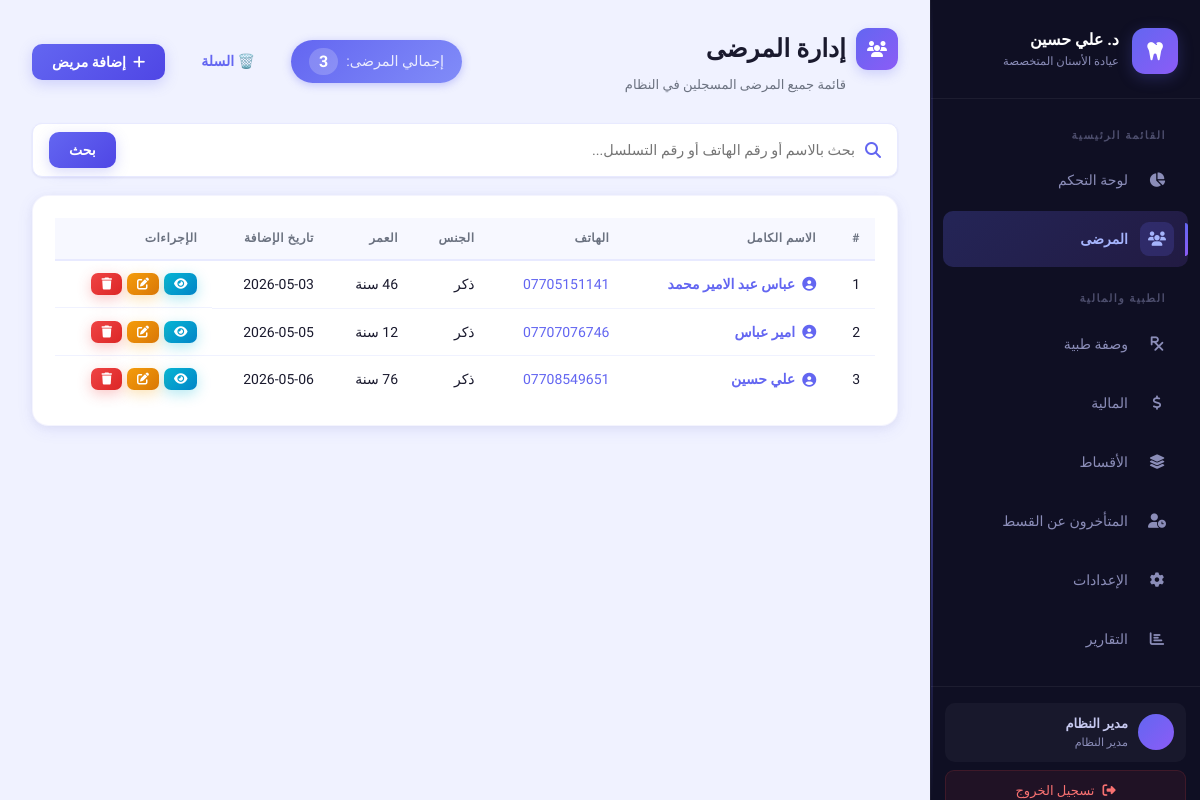
Screenshot of /patients/ (signed in) with the database file from the repository.
### tables this page shows
CREATE TABLE patients (
                id            INTEGER PRIMARY KEY AUTOINCREMENT,
                full_name     TEXT    NOT NULL,
                phone         TEXT    NOT NULL,
                email         TEXT,
                date_of_birth TEXT,
                gender        TEXT    DEFAULT 'male',
                address       TEXT,
                notes         TEXT,
                created_at    TEXT    NOT NULL DEFAULT (datetime('now','localtime'))
            , is_deleted INTEGER NOT NULL DEFAULT 0, deleted_at TEXT);

### routes/patients.py (the view)
@patients_bp.route('/')
@login_required
def index():
    search = request.args.get('q', '').strip()
    if search:
        patients = search_patients(search)
    else:
        patients = get_all_patients()
    return render_template('patients.html', patients=patients, search=search)

### db/database.py (called while the page is built)
def get_db():
    if 'db' not in g:
        g.db = sqlite3.connect(
            current_app.config['DATABASE'],
            detect_types=sqlite3.PARSE_DECLTYPES
        )
        g.db.row_factory = sqlite3.Row  # النتائج كـ dict
        g.db.execute("PRAGMA journal_mode=WAL")
        g.db.execute("PRAGMA foreign_keys = ON")
    return g.db

### routes/auth.py (called while the page is built)
def login_required(f):
    from functools import wraps
    @wraps(f)
    def decorated(*args, **kwargs):
        if 'user_id' not in session:
            flash('يرجى تسجيل الدخول أولاً', 'warning')
            return redirect(url_for('auth.login'))
        return f(*args, **kwargs)
    return decorated

### services/patient_service.py (called while the page is built)
def get_all_patients():
    db = get_db()
    return db.execute(
        'SELECT * FROM patients WHERE is_deleted = 0 ORDER BY id'
    ).fetchall()

### templates/patients.html (shortened to what this page needs)
{% extends "base.html" %}
{% block content %}
<div class="page-header">
  <div class="page-header-left">
    <h2>
      <div class="header-icon"><i class="fas fa-users"></i></div>
      إدارة المرضى
    </h2>
    <p class="page-subtitle">قائمة جميع المرضى المسجلين في النظام</p>
  </div>
  <div style="display:flex;align-items:center;gap:1rem">
    <span class="badge-count">إجمالي المرضى: <strong>{{ patients|length }}</strong></span>
    <a href="{{ url_for('patients.trash') }}" class="btn btn-outline-secondary" title="سلة المحذوفات">
      🗑️ السلة
    </a>
    <button class="btn btn-primary" onclick="openModal('addPatientModal')">
      <i class="fas fa-plus"></i> إضافة مريض
    </button>
  </div>
</div>
<div class="search-bar">
  <form method="GET" action="{{ url_for('patients.index') }}">
    <div class="search-input-wrapper">
      <i class="fas fa-search"></i>
      <input type="text" name="q" value="{{ search }}" placeholder="بحث بالاسم أو رقم الهاتف أو رقم التسلسل...">
      <button type="submit" class="btn btn-primary">بحث</button>
    </div>
  </form>
</div>
<div class="card">
  <div class="card-body">
    {% if patients %}
    <table class="table table-hover" id="patientsTable">
      <thead>
        <tr>
          <th>#</th>
          <th>الاسم الكامل</th>
          <th>الهاتف</th>
          <th>الجنس</th>
          <th>العمر</th>
          <th>تاريخ الإضافة</th>
          <th>الإجراءات</th>
        </tr>
      </thead>
      <tbody>
        {% for p in patients %}
        <tr>
          <td>{{ p.id }}</td>
          <td>
            <a href="{{ url_for('patients.profile', patient_id=p.id) }}" class="patient-link">
              <i class="fas fa-user-circle"></i> {{ p.full_name }}
            </a>
          </td>
          <td><a href="tel:{{ p.phone }}">{{ p.phone }}</a></td>
          <td>{{ 'ذكر' if p.gender == 'male' else 'أنثى' }}</td>
          <td>
            {{ p.date_of_birth|calc_age if p.date_of_birth else '—' }}
          </td>
          <td>{{ p.created_at[:10] }}</td>
          <td class="actions">
            <a href="{{ url_for('patients.profile', patient_id=p.id) }}" class="btn btn-xs btn-info" title="عرض الملف">
              <i class="fas fa-eye"></i>
            </a>
            <button class="btn btn-xs btn-warning" title="تعديل"
                    onclick="editPatient({{ p.id }})">
              <i class="fas fa-edit"></i>
            </button>
            <button class="btn btn-xs btn-danger" title="حذف"
                    onclick="deletePatient({{ p.id }}, '{{ p.full_name }}')">
              <i class="fas fa-trash"></i>
            </button>
          </td>
        </tr>
        {% endfor %}
      </tbody>
    </table>
    {% else %}
      <p class="empty-state"><i class="fas fa-user-slash"></i>
        {% if search %}لا توجد نتائج للبحث "{{ search }}"{% else %}لا يوجد مرضى بعد{% endif %}
      </p>
    {% endif %}
  </div>
</div>
{% endblock %}

### static/style.css (style rules this page uses)
:root { --primary: #6366f1; --primary-dark: #4f46e5; --primary-light: #e0e7ff; --primary-glow: rgba(99,102,241,0.25); --success: #10b981; --success-light: #d1fae5; --warning: #f59e0b; --warning-light: #fef3c7; --danger: #ef4444; --danger-light: #fee2e2; --info: #06b6d4; --info-light: #cffafe; --purple: #8b5cf6; --purple-light: #ede9fe; --bg: #f0f2ff; --sidebar-bg: #0f0f23; --sidebar-text: #8b8db8; --sidebar-hover: rgba(99,102,241,0.12); --card-bg: #ffffff; --border: #e8eaff; --text: #1a1a2e; --text-muted: #6b7280; --text-light: #9ca3af; --sidebar-w: 270px; --radius: 16px; --radius-sm: 10px; --radius-lg: 20px; --shadow-sm: 0 1px 3px rgba(99,102,241,0.08),0 1px 2px rgba(0,0,0,0.04); --shadow: 0 4px 16px rgba(99,102,241,0.10),0 2px 8px rgba(0,0,0,0.04); --shadow-md: 0 8px 32px rgba(99,102,241,0.15),0 4px 16px rgba(0,0,0,0.06); --shadow-lg: 0 20px 60px rgba(99,102,241,0.20); --transition: all 0.25s cubic-bezier(0.4,0,0.2,1); }
*,*::before,*::after { box-sizing:border-box;margin:0;padding:0 }
html { scroll-behavior:smooth }
body { font-family:'Cairo','Segoe UI',Tahoma,Arial,sans-serif;background:var(--bg);color:var(--text);direction:rtl;min-height:100vh;font-size:14px;line-height:1.6 }
a { text-decoration:none;color:var(--primary);transition:var(--transition) }
.page-header { display:flex;justify-content:space-between;align-items:center;margin-bottom:28px }
.page-header-left { display:flex;flex-direction:column;gap:4px }
.page-header h2 { font-size:1.55rem;font-weight:800;color:var(--text);display:flex;align-items:center;gap:10px;line-height:1 }
.page-header h2 .header-icon { width:42px;height:42px;background:linear-gradient(135deg,var(--primary),var(--purple));border-radius:12px;display:flex;align-items:center;justify-content:center;color:#fff;font-size:1rem;box-shadow:0 4px 12px var(--primary-glow) }
.page-subtitle { color:var(--text-muted);font-size:0.82rem;padding-right:52px }
.card { background:var(--card-bg);border-radius:var(--radius);box-shadow:var(--shadow);margin-bottom:22px;border:1px solid rgba(99,102,241,0.07);transition:var(--transition);overflow:hidden }
.card-body { padding:22px }
.table { width:100%;border-collapse:separate;border-spacing:0;font-size:0.875rem }
.table thead tr th { background:#f7f8ff;padding:11px 15px;text-align:right;font-weight:700;font-size:0.75rem;color:var(--text-muted);border-bottom:2px solid var(--border);white-space:nowrap;text-transform:uppercase;letter-spacing:0.5px }
.table td { padding:12px 15px;border-bottom:1px solid #f0f2ff;vertical-align:middle;color:var(--text) }
.table tbody tr { transition:var(--transition) }
.table tbody tr:last-child td { border-bottom:none }
.table .actions { display:flex;gap:5px;white-space:nowrap }
.btn { display:inline-flex;align-items:center;gap:7px;padding:10px 20px;border-radius:var(--radius-sm);border:none;cursor:pointer;font-size:0.875rem;font-weight:600;transition:var(--transition);text-decoration:none;white-space:nowrap;font-family:inherit;position:relative;overflow:hidden }
.btn-primary { background:linear-gradient(135deg,var(--primary),var(--primary-dark));color:#fff;box-shadow:0 4px 14px var(--primary-glow) }
.btn-warning { background:linear-gradient(135deg,var(--warning),#d97706);color:#fff;box-shadow:0 4px 14px rgba(245,158,11,0.3) }
.btn-danger { background:linear-gradient(135deg,var(--danger),#dc2626);color:#fff;box-shadow:0 4px 14px rgba(239,68,68,0.3) }
.btn-info { background:linear-gradient(135deg,var(--info),#0284c7);color:#fff;box-shadow:0 4px 14px rgba(6,182,212,0.3) }
.btn-xs { padding:5px 10px;font-size:0.75rem;border-radius:7px;gap:4px }
.search-bar { margin-bottom:18px }
.search-input-wrapper { display:flex;align-items:center;gap:10px;background:var(--card-bg);border:1.5px solid var(--border);border-radius:var(--radius-sm);padding:8px 16px;box-shadow:var(--shadow-sm);transition:var(--transition) }
.search-input-wrapper i { color:var(--primary);font-size:1rem }
.search-input-wrapper input { flex:1;border:none;outline:none;font-size:0.9rem;background:transparent;direction:rtl;font-family:inherit;color:var(--text) }
.patient-link { display:inline-flex;align-items:center;gap:7px;font-weight:600;color:var(--primary) }

### rows the page displays
patients: id "1", full_name "عباس عبد الامير محمد", phone "07705151141", gender "ذكر", date_of_birth|calc_age "46 سنة", created_at "2026-05-03"
patients: id "2", full_name "امير عباس", phone "07707076746", gender "ذكر", date_of_birth|calc_age "12 سنة", created_at "2026-05-05"
patients: id "3", full_name "علي حسين", phone "07708549651", gender "ذكر", date_of_birth|calc_age "76 سنة", created_at "2026-05-06"

### other values shown
{{ session.full_name }} "مدير النظام"
{{ session_role_labels.get(session.role, 'موظف') }} "مدير النظام"
{{ patients|length }} "3"
